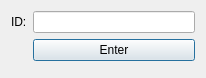
<?xml version="1.0" encoding="UTF-8"?>
<ui version="4.0">
 <class>LogEntryDialog</class>
 <widget class="QDialog" name="LogEntryDialog">
  <property name="geometry">
   <rect>
    <x>0</x>
    <y>0</y>
    <width>206</width>
    <height>78</height>
   </rect>
  </property>
  <property name="windowTitle">
   <string>Create Log Entry</string>
  </property>
  <layout class="QFormLayout" name="formLayout">
   <item row="0" column="0">
    <widget class="QLabel" name="label">
     <property name="text">
      <string>ID:</string>
     </property>
    </widget>
   </item>
   <item row="0" column="1">
    <widget class="QLineEdit" name="lineEdit">
     <property name="inputMask">
      <string notr="true"/>
     </property>
     <property name="text">
      <string/>
     </property>
     <property name="maxLength">
      <number>50</number>
     </property>
     <property name="echoMode">
      <enum>QLineEdit::Normal</enum>
     </property>
     <property name="clearButtonEnabled">
      <bool>false</bool>
     </property>
    </widget>
   </item>
   <item row="1" column="1">
    <widget class="QPushButton" name="submitButton">
     <property name="text">
      <string>Enter</string>
     </property>
    </widget>
   </item>
  </layout>
 </widget>
 <resources/>
 <connections/>
</ui>
